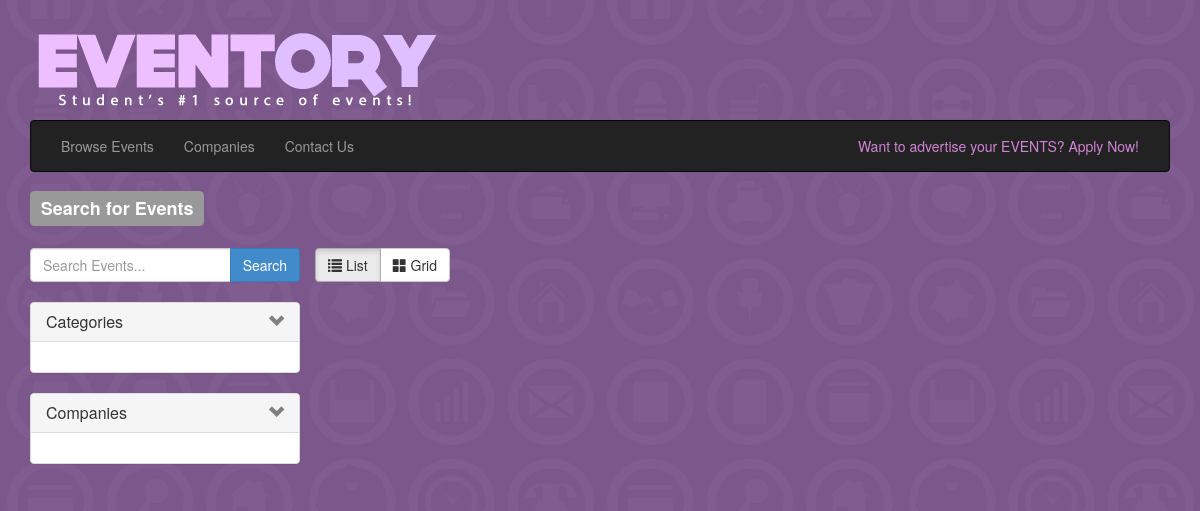
Page /search.php on the earlier database version.
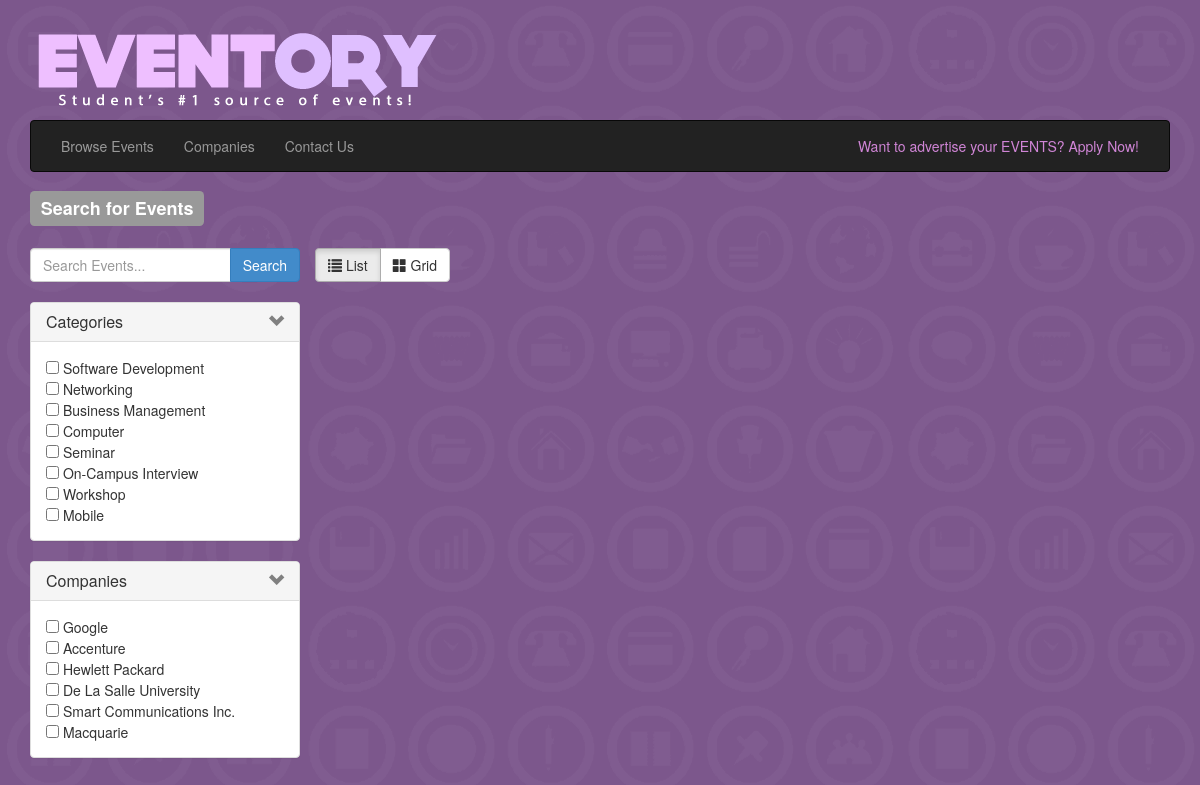
Same page on the later database version.
### tables this page shows
CREATE TABLE `category` (
  `idcategory` int(11) NOT NULL AUTO_INCREMENT,
  `category` varchar(45) NOT NULL,
  PRIMARY KEY (`idcategory`)
);

CREATE TABLE `company` (
  `idcompany` int(11) NOT NULL AUTO_INCREMENT,
  `companyname` varchar(45) NOT NULL,
  `companydescription` varchar(1000) DEFAULT NULL,
  `address` varchar(45) DEFAULT NULL,
  `contactnumber` varchar(45) DEFAULT NULL,
  `email` varchar(45) DEFAULT NULL,
  `idpicture` int(11) DEFAULT NULL,
  `website` varchar(45) DEFAULT NULL,
  `calendarlink` varchar(45) DEFAULT NULL,
  PRIMARY KEY (`idcompany`),
  KEY `idpicture_idx` (`idpicture`)
);

### model/categorymodel.php (called while the page is built, shortened)
<?php
	include_once('objects/categoryobject.php');
	class CategoryModel{
		function getAllCategories(){
			$categories =  array();
			$query = "SELECT *
					 FROM category";
			$query = mysql_query($query);
			$numrows = mysql_num_rows($query);
				if($numrows > 0 ){
					while($row = mysql_fetch_assoc($query)){
						$idcategory = $row['idcategory'];
						$category = $row['category'];
						$category = new CategoryObject($idcategory,$category);
						array_push($categories, $category);
					}
				}
				return $categories;
		}
		function getCompanyCategories($idcompany){
			$query = "SELECT category.idcategory , category FROM
				company INNER JOIN company_category INNER JOIN category
				WHERE company.idcompany = company_category.idcompany and company_category.idcategory = category.idcategory
				and company.idcompany=". $idcompany ;
			$query = mysql_query($query);
			$numrows = mysql_num_rows($query);
			$categories = array();
			if($numrows > 0 ){
					while($row = mysql_fetch_assoc($query)){
						$idcategory = $row['idcategory'];
						$category = $row['category'];
						$category = new CategoryObject($idcategory,$category);
						array_push($categories, $category);
					}
				}
			return $categories;
		}
	}
?>

### objects/categoryobject.php (called while the page is built, shortened)
<?php
	class CategoryObject{
		public function __construct($idcategory,$category){
			$this->idcategory = $idcategory;
			$this->category = $category;
		}
	}
?>

### model/companymodel.php (called while the page is built, shortened)
<?php
	include_once('objects/companyobject.php');
	include_once('model/categorymodel.php');
	class CompanyModel{
		function getAllCompanies(){
			$companies =  array();
			$query = "SELECT *
					 FROM company INNER JOIN companypicture on company.idpicture = companypicture.idcompanypicture";
			$query = mysql_query($query);
			$numrows = mysql_num_rows($query);
				if($numrows > 0 ){
					while($row = mysql_fetch_assoc($query)){
						$idcompany = $row['idcompany'];
						$companyname = $row['companyname'];
						$description = $row['companydescription'];
						$address = $row['address'];
						$contactnumber = $row['contactnumber'];
						$email = $row['email'];
						$website = $row['website'];
						$picturelink= $row['picturelink'];
						$picturename = $row['picturename'];
						$calendarlink = $row['calendarlink'];
						$categoryModel = new CategoryModel();
						$categories = $categoryModel->getCompanyCategories($idcompany);
						$company = new CompanyObject($idcompany,$companyname,$description,$address,$contactnumber,$email,$website,$categories,$picturename, $picturelink, $calendarlink);
						array_push($companies, $company);
					}
				}
				return $companies;
		}
	}
?>

### objects/companyobject.php (called while the page is built, shortened)
<?php
	class CompanyObject{
		public function __construct($idcompany, $companyname, $description, $address, $contactnumber,$email,$website,$categories,$picturename,$picturelink,$calendarlink){
			$this->idcompany = $idcompany;
			$this->companyname = $companyname;
		}
	}
?>

### search.php (the view, shortened to what the changed rows need)
<!DOCTYPE html>
<html>
	<head>
		<link href="css/bootstrap.css" rel="stylesheet">
		<link href="css/bootstrap.min.css" rel="stylesheet">
		<link href="css/customstyles.css" rel="stylesheet">
	</head>
	<body>
		<?php include('includes/nav.php');
		?>
		<BR>
			<div id="filter" class="col-lg-3">
			<?php
			$catname = "";
		    ?>
		<br>
				<div class="panel panel-default">
			    <div id="collapseOne" class="panel-collapse collapse in">
			      <div class="panel-body">
			    		<?php
							include('model/categorymodel.php');
							$model = new CategoryModel();
							$categories = $model->getAllCategories();
							foreach($categories as $category){
								$id = $category->idcategory;
								$c = $category->category;
							?>
							<input class = 'categories' type="checkbox" value=" <?php echo $id; ?>" > <?php echo $c; ?></input><br>
							<?php } ?>
			       </div>
			    </div>
			  </div>
				<div class="panel panel-default">
			    <div id="collapseTwo" class="panel-collapse collapse in">
			      <div class="panel-body">
			    		<?php
							include('model/companymodel.php');
							$modelX = new CompanyModel();
							$companies = $modelX->getAllCompanies();
							foreach($companies as $company){
								$id = $company->idcompany;
								$c = $company->companyname;
							?>
							<input class = 'companies' type="checkbox" value="<?php echo $id; ?>" <?php if($catname==$c){echo "checked";} ?>> <?php echo $c ;?></input><br>
							<?php } ?>
			       </div>
			    </div>
			  </div>
			</div>
	</body>
</html>

Differences in the rows shown:
added category: category "Software Development"
added category: category "Networking"
added category: category "Business Management"
added category: category "Computer"
added category: category "Seminar"
added category: category "On-Campus Interview"
added category: category "Workshop"
added category: category "Mobile"
now on this page (row edited): company: companyname "Google"
now on this page (row edited): company: companyname "Accenture"
added company: companyname "Hewlett Packard"
added company: companyname "De La Salle University"
added company: companyname "Smart Communications Inc."
added company: companyname "Macquarie"
